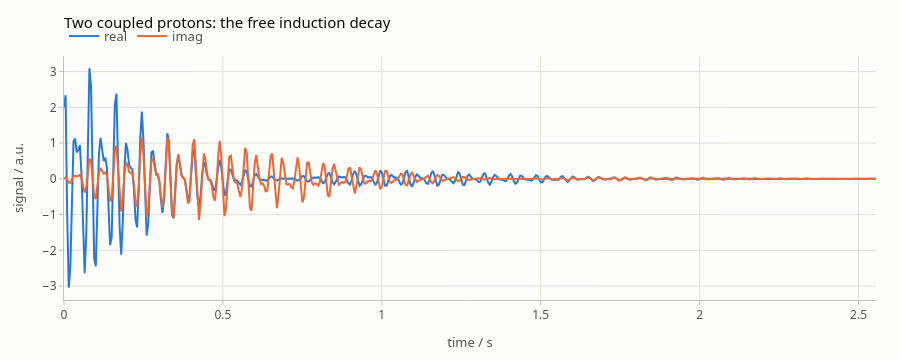

Here is the notebook cell this chart was saved with:
### Code cell
from spynach.plotting import figure_png, plot_fid

fig = plot_fid(fid, parameters, title="Two coupled protons: the free induction decay")
print(f"{len(figure_png(fig, scale=1)) / 1024:.0f} KB of PNG")
fig

### Figure 1 — Plotly figure (JSON) as saved in the notebook; plotly's stock layout.template omitted (floating-point values rounded to 4 significant figures; data arrays with more than 128 entries replaced by an {"elided": "..."} marker saying what was removed)
{"data": [{"hovertemplate": "real: %{y:.4g}<extra></extra>", "line": {"color": "#2a78d6", "width": 2}, "mode": "lines", "name": "real", "y": {"elided": "512 float values"}, "type": "scatter", "x": {"elided": "512 float values"}}, {"hovertemplate": "imag: %{y:.4g}<extra></extra>", "line": {"color": "#eb6834", "width": 2}, "mode": "lines", "name": "imag", "y": {"elided": "512 float values"}, "type": "scatter", "x": {"elided": "512 float values"}}], "layout": {"font": {"family": "system-ui, -apple-system, \"Segoe UI\", Roboto, sans-serif", "color": "#0b0b0b", "size": 13}, "margin": {"l": 64, "r": 24, "t": 56, "b": 56}, "title": {"font": {"size": 15, "color": "#0b0b0b"}, "text": "Two coupled protons: the free induction decay", "x": 0, "xanchor": "left", "xref": "paper"}, "xaxis": {"tickfont": {"color": "#52514e", "size": 12}, "title": {"font": {"color": "#52514e", "size": 13}, "text": "time / s"}, "showgrid": true, "gridcolor": "#e1e0d9", "gridwidth": 1, "zeroline": false, "showline": true, "linecolor": "#c3c2b7", "linewidth": 1, "mirror": false, "ticks": "outside", "tickcolor": "#c3c2b7", "ticklen": 4, "showspikes": true, "spikemode": "across", "spikesnap": "cursor", "spikethickness": 1, "spikedash": "solid", "spikecolor": "#898781", "range": [0, 2.555], "hoverformat": ".4g"}, "yaxis": {"tickfont": {"color": "#52514e", "size": 12}, "title": {"font": {"color": "#52514e", "size": 13}, "text": "signal / a.u."}, "showgrid": true, "gridcolor": "#e1e0d9", "gridwidth": 1, "zeroline": false, "showline": true, "linecolor": "#c3c2b7", "linewidth": 1, "mirror": false, "ticks": "outside", "tickcolor": "#c3c2b7", "ticklen": 4, "showspikes": false, "spikemode": "across", "spikesnap": "cursor", "spikethickness": 1, "spikedash": "solid", "spikecolor": "#898781", "exponentformat": "power"}, "legend": {"font": {"color": "#52514e"}, "orientation": "h", "x": 0, "xanchor": "left", "y": 1.02, "yanchor": "bottom", "bgcolor": "rgba(0,0,0,0)"}, "hoverlabel": {"font": {"color": "#0b0b0b", "family": "system-ui, -apple-system, \"Segoe UI\", Roboto, sans-serif"}, "bgcolor": "#fcfcfb", "bordercolor": "rgba(11,11,11,0.10)"}, "modebar": {"bgcolor": "rgba(0,0,0,0)", "color": "#898781", "activecolor": "#52514e", "remove": ["lasso2d", "select2d"]}, "height": 360, "paper_bgcolor": "#fcfcfb", "plot_bgcolor": "#fcfcfb", "dragmode": "zoom", "hovermode": "x unified", "showlegend": true}}
